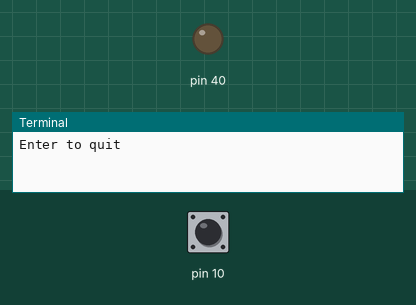
Recording of a program running on a simulated Raspberry Pi (header pin numbers). Parts: output pins drawn as LEDs (lit = HIGH), the last lines printed to the terminal. The test bench sets the inputs (shaded band); at power-on: pin 10 HIGH. The clock reads 2024-03-15 10:24:30 at power-on unless the program sets it; databases and web services accept everything at once and return nothing.

Above: at 1.2 s.
1.3 s: pin 10 pulled LOW for 0.15 s
2.9 s: pin 10 pulled LOW for 1 s
At 3.7 s:
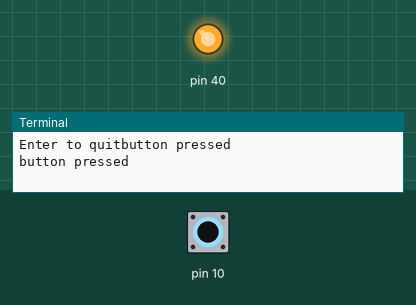
5.4 s: pin 10 pulled LOW for 3.2 s
At 6.8 s:
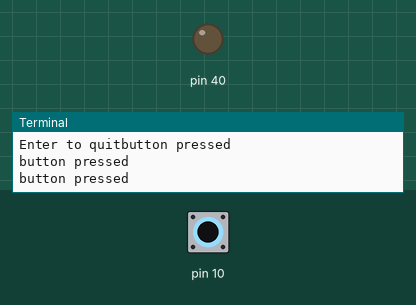
Timing chart, 0 to 8.4 s (numbered marks = the images above; inputs shaded):
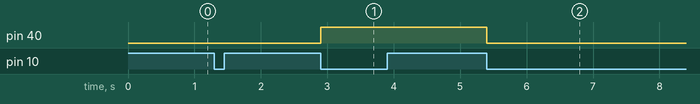

Measured:
- after the input at 2.9 s, pin 40: LOW → HIGH at once
- after the input at 5.4 s, pin 40: HIGH → LOW at once

The program:

AS7_-_Led_logging.py
```python
import time
import datetime

import gspread
from oauth2client.service_account import ServiceAccountCredentials

import RPi.GPIO as GPIO

SheetName = "API test"
GSheet_OAUTH_JSON = "trans-trees-368707-f255b9e22251.json"
scope = ["https://spreadsheets.google.com/feeds","https://www.googleapis.com/auth/drive"]
credentials = ServiceAccountCredentials.from_json_keyfile_name(GSheet_OAUTH_JSON, scope)
client = gspread.authorize(credentials)
worksheet = client.open(SheetName).sheet1
row = ["Tine","LED"]
index = 1
worksheet.insert_row(row,index)

GPIO.setwarnings(False)
GPIO.setmode(GPIO.BOARD)
GPIO.setup(10,GPIO.IN,pull_up_down=GPIO.PUD_UP)
GPIO.setup(40,GPIO.OUT)
led = 1

def button_pressed_callback(Channel):
    timestamp = datetime.datetime.now().strftime("%H:%M:%S")
    print("button pressed")
    global led
    try:
        if led == 1:
            GPIO.output(40,GPIO.LOW)
            led = 0
            worksheet.append_row([timestamp,"OFF"])
        else:
            GPIO.output(40,GPIO.HIGH)
            led = 1
            worksheet.append_row([timestamp,"ON"])
    except Exception as ex:
        print("====Log Fail: ",ex)

GPIO.add_event_detect(10,GPIO.FALLING,callback=button_pressed_callback,bouncetime=200)

try:
    message = input("Enter to quit")
except:
    print("END")
```
